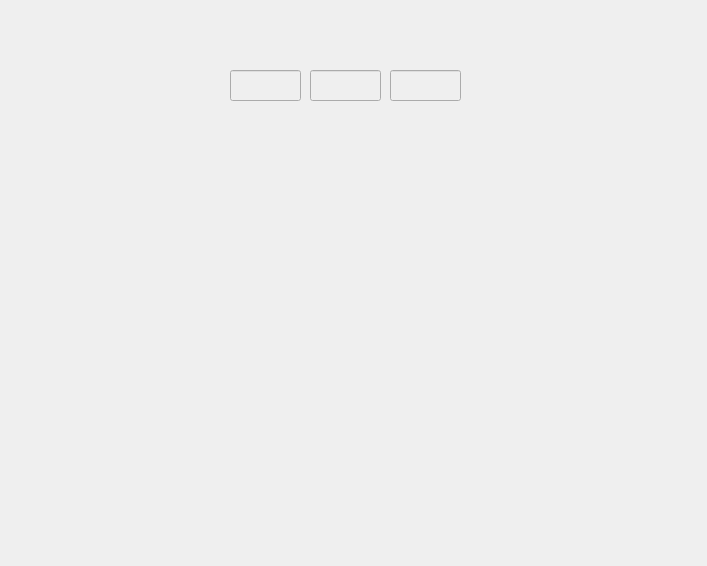
<?xml version="1.0" encoding="UTF-8"?>
<ui version="4.0">
 <class>statEmploye</class>
 <widget class="QWidget" name="statEmploye">
  <property name="geometry">
   <rect>
    <x>0</x>
    <y>0</y>
    <width>707</width>
    <height>566</height>
   </rect>
  </property>
  <property name="windowTitle">
   <string>Form</string>
  </property>
  <widget class="QLineEdit" name="le_Fait">
   <property name="enabled">
    <bool>false</bool>
   </property>
   <property name="geometry">
    <rect>
     <x>390</x>
     <y>70</y>
     <width>71</width>
     <height>31</height>
    </rect>
   </property>
  </widget>
  <widget class="QLineEdit" name="le_enCours">
   <property name="enabled">
    <bool>false</bool>
   </property>
   <property name="geometry">
    <rect>
     <x>310</x>
     <y>70</y>
     <width>71</width>
     <height>31</height>
    </rect>
   </property>
  </widget>
  <widget class="QLineEdit" name="le_aFaire">
   <property name="enabled">
    <bool>false</bool>
   </property>
   <property name="geometry">
    <rect>
     <x>230</x>
     <y>70</y>
     <width>71</width>
     <height>31</height>
    </rect>
   </property>
  </widget>
  <widget class="QLabel" name="label_stat">
   <property name="geometry">
    <rect>
     <x>140</x>
     <y>90</y>
     <width>461</width>
     <height>361</height>
    </rect>
   </property>
   <property name="text">
    <string/>
   </property>
  </widget>
 </widget>
 <resources/>
 <connections/>
</ui>
